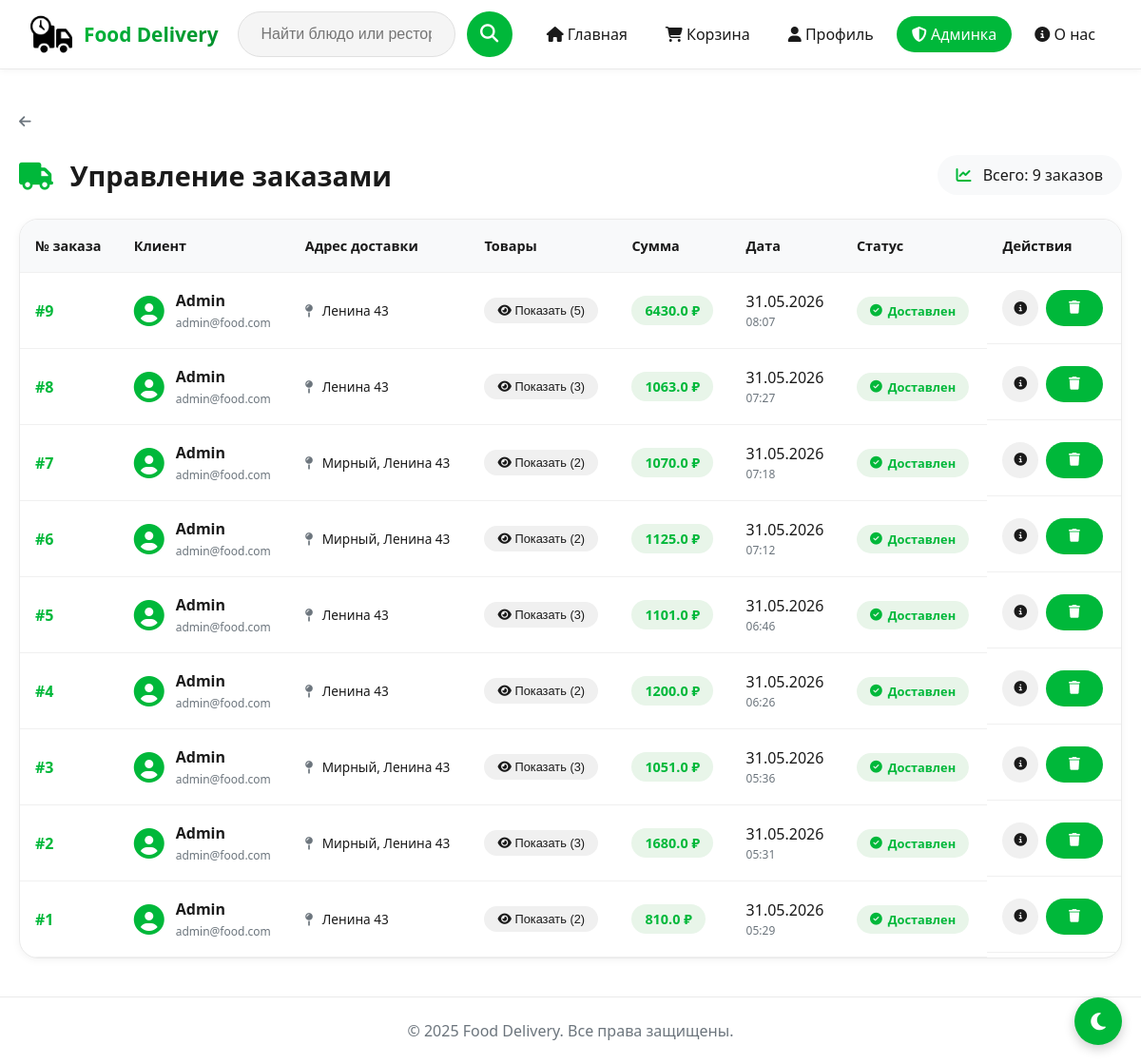
Page /admin/orders (signed in) on the committed database.
### models.py (models this page shows, shortened)
class Order(db.Model):
    __tablename__ = 'order'
    id = db.Column(db.Integer, primary_key=True)
    user_id = db.Column(db.Integer, db.ForeignKey('user.id', ondelete='CASCADE'), nullable=False, index=True)
    address = db.Column(db.String(255))
    total_price = db.Column(db.Float, default=0.0)
    created_at = db.Column(db.DateTime, default=datetime.utcnow, index=True)
    use_cashback = db.Column(db.Boolean, default=False)
    cashback_used = db.Column(db.Float, default=0.0)
    is_paid = db.Column(db.Boolean, default=False)
    payment_id = db.Column(db.String(50), default=None)
    paid_at = db.Column(db.DateTime, default=None)
    user = db.relationship('User', back_populates='orders')
    items = db.relationship('OrderItem', backref='order', lazy=True, cascade='all, delete-orphan')

class User(UserMixin, db.Model):
    __tablename__ = 'user'
    __table_args__ = {'extend_existing': True}
    id = db.Column(db.Integer, primary_key=True)
    username = db.Column(db.String(64), unique=True, nullable=False, index=True)
    email = db.Column(db.String(120), unique=True, nullable=False, index=True)
    password_hash = db.Column(db.String(128), nullable=False)
    phone = db.Column(db.String(30))
    address = db.Column(db.String(255))
    cashback_balance = db.Column(db.Float, default=0.0)
    is_admin = db.Column(db.Boolean, default=False)
    orders = db.relationship('Order', back_populates='user', cascade='all, delete-orphan')

### routes.py (the view)
@main_bp.route('/admin/orders')
@login_required
@admin_required
def admin_orders():
    orders = Order.query.order_by(Order.id.desc()).all()
    return render_template('admin/admin_orders.html', orders=orders)

### app.py (called while the page is built)
@login_manager.user_loader
def load_user(user_id):
    return User.query.get(int(user_id))

### routes.py (called while the page is built)
def admin_required(f):
    @wraps(f)
    def decorated_function(*args, **kwargs):
        if not current_user.is_authenticated or not current_user.is_admin:
            flash('Доступ запрещен. Требуются права администратора.', 'error')
            return redirect(url_for('main.index'))
        return f(*args, **kwargs)
    return decorated_function

### templates/admin/admin_orders.html (shortened to what this page needs)
{% extends "base.html" %}
{% block content %}
<div class="admin-section">
    <div class="back-link-wrapper">
        <a href="{{ url_for('main.admin_panel') }}" class="back-link">
            <i class="fas fa-arrow-left"></i>
        </a>
    </div>
    <div class="admin-header">
        <h1><i class="fas fa-truck"></i> Управление заказами</h1>
        <div class="stats-badge">
            <i class="fas fa-chart-line"></i> Всего: {{ orders|length }} заказов
        </div>
    </div>
    <div class="admin-table-wrapper">
        <table class="admin-table">
            <thead>
                <tr>
                    <th>№ заказа</th>
                    <th>Клиент</th>
                    <th>Адрес доставки</th>
                    <th>Товары</th>
                    <th>Сумма</th>
                    <th>Дата</th>
                    <th>Статус</th>
                    <th>Действия</th>
                </tr>
            </thead>
            <tbody>
                {% for order in orders %}
                <tr>
                    <td>
                        <div class="order-id">#{{ order.id }}</div>
                    </td>
                    <td>
                        <div class="customer-info">
                            <i class="fas fa-user-circle"></i>
                            <div class="customer-details">
                                <div class="customer-name">{{ order.user.username }}</div>
                                <div class="customer-email">{{ order.user.email }}</div>
                            </div>
                        </div>
                    </td>
                    <td class="address-cell">
                        <i class="fas fa-map-pin"></i> {{ order.address }}
                    </td>
                    <td>
                        <div class="order-items">
                            <button class="view-items-btn" onclick="showOrderItems({{ order.id }})">
                                <i class="fas fa-eye"></i> Показать ({{ order.items|length }})
                            </button>
                        </div>
                    </td>
                    <td>
                        <div class="price-badge">{{ order.total_price }} ₽</div>
                    </td>
                    <td>
                        <div class="date-info">
                            <div class="date-day">{{ order.created_at.strftime('%d.%m.%Y') }}</div>
                            <div class="date-time">{{ order.created_at.strftime('%H:%M') }}</div>
                        </div>
                    </td>
                    <td>
                        {% if order.is_active %}
                            <span class="badge-active"><i class="fas fa-truck"></i> В пути</span>
                        {% else %}
                            <span class="badge-completed"><i class="fas fa-check-circle"></i> Доставлен</span>
                        {% endif %}
                    </td>
                    <td class="table-actions">
                        <button class="btn-view" onclick="showOrderDetails({{ order.id }})" title="Детали заказа">
                            <i class="fas fa-info-circle"></i>
                        </button>
                        <form method="POST" action="{{ url_for('main.admin_delete_order', order_id=order.id) }}" style="display:inline;" onsubmit="return confirm('Удалить заказ #{{ order.id }}?')">
                            <button type="submit" class="btn-delete" title="Удалить">
                                <i class="fas fa-trash"></i>
                            </button>
                        </form>
                    </td>
                </tr>
                {% endfor %}
            </tbody>
        </table>
    </div>
</div>
{% endblock %}

### static/style.css (style rules this page uses)
* { margin: 0; padding: 0; box-sizing: border-box; }
body { font-family: -apple-system, BlinkMacSystemFont, 'Segoe UI', Roboto, 'Helvetica Neue', Arial, sans-serif; background-color: #ffffff; color: #1a1a1a; transition: background 0.3s ease, color 0.3s ease; animation: fadeIn 0.6s ease-out; }
header, footer, nav, .restaurant, .promo-card, .menu-item, .cart-item, .cart-total, .form-container, .profile-card, .admin-card, .card, .search-input, .search-autocomplete, .btn, .category-btn, input, textarea, select, button, .empty-cart, .team-card, .about-card { transition: background 0.3s ease, color 0.3s ease, border-color 0.3s ease, box-shadow 0.3s ease; }
.btn, button[type="submit"], .restaurant .btn { background: #00b83a; color: white; border-radius: 40px; padding: 12px 24px; font-weight: 600; border: none; cursor: pointer; text-decoration: none; display: inline-flex; align-items: center; gap: 8px; transition: all 0.2s ease; }

### templates/base.html (style rules this page uses)
body { animation: fadeInPage 0.5s ease-out; background: #ffffff; color: #1a1a1a; transition: background 0.3s ease, color 0.3s ease; }
header, footer, nav, .restaurant, .restaurant-card, .item-card, .promo-card, .profile-card, .cashback-card, .orders-card, .cart-item, .cart-total, .menu-item, .team-card, .about-card, .form-container, .edit-profile-form, .admin-card, .search-input, .search-autocomplete, .btn, .category-btn, .search-btn, input, textarea, select, button { transition: background 0.3s ease, color 0.3s ease, border-color 0.3s ease, box-shadow 0.3s ease !important; }

### templates/admin/admin_orders.html (style rules this page uses)
.admin-section { max-width: 1400px; margin: 40px auto; padding: 0 20px; }
.back-link-wrapper { margin-bottom: 20px; }
.back-link { display: inline-flex; align-items: center; gap: 8px; color: #6c757d; text-decoration: none; font-size: 0.9rem; padding: 8px 0; transition: color 0.2s; }
.admin-header { display: flex; justify-content: space-between; align-items: center; margin-bottom: 25px; flex-wrap: wrap; gap: 15px; }
.admin-header h1 { margin: 0; color: #1a1a1a; font-size: 1.8rem; }
.admin-header h1 i { color: #00b83a; margin-right: 10px; }
.stats-badge { background: #f8f9fa; padding: 10px 20px; border-radius: 40px; color: #1a1a1a; font-weight: 500; }
.stats-badge i { color: #00b83a; margin-right: 8px; }
.admin-table-wrapper { overflow-x: auto; background: white; border-radius: 20px; border: 1px solid #eaeaea; box-shadow: 0 2px 8px rgba(0,0,0,0.05); }
.admin-table { width: 100%; border-collapse: collapse; }
.admin-table th, .admin-table td { padding: 18px 16px; text-align: left; border-bottom: 1px solid #f0f0f0; vertical-align: middle; }
.admin-table th { background: #f8f9fa; font-weight: 600; color: #1a1a1a; font-size: 0.9rem; }
.order-id { font-weight: 700; font-size: 1rem; color: #00b83a; }
.customer-info { display: flex; align-items: center; gap: 12px; }
.customer-info i { font-size: 32px; color: #00b83a; }
.customer-details { display: flex; flex-direction: column; gap: 4px; }
.customer-name { font-weight: 600; color: #1a1a1a; }
.customer-email { font-size: 0.75rem; color: #6c757d; }
.address-cell { max-width: 250px; word-break: break-word; line-height: 1.4; font-size: 0.85rem; }
.address-cell i { color: #6c757d; margin-right: 6px; }
.order-items { position: relative; }
.view-items-btn { background: #f0f0f0; color: #1a1a1a; padding: 6px 14px; border-radius: 30px; border: none; cursor: pointer; font-size: 0.8rem; transition: all 0.2s; }
.price-badge { background: #e8f5e9; color: #00b83a; padding: 6px 14px; border-radius: 30px; font-weight: 600; font-size: 0.9rem; display: inline-block; white-space: nowrap; }
.date-info { display: flex; flex-direction: column; gap: 2px; }
.date-day { font-weight: 500; color: #1a1a1a; }
.date-time { font-size: 0.75rem; color: #6c757d; }
.badge-completed { background: #e8f5e9; color: #00b83a; padding: 6px 14px; border-radius: 30px; font-size: 0.8rem; font-weight: 600; display: inline-flex; align-items: center; gap: 6px; white-space: nowrap; }
.table-actions { display: flex; gap: 8px; }
.btn-view, .btn-delete { padding: 8px 12px; border-radius: 30px; border: none; cursor: pointer; transition: all 0.2s; font-size: 0.85rem; }
.btn-view { background: #f0f0f0; color: #1a1a1a; }
.btn-delete { background: #ffebee; color: #ff5a5f; }

### rows in the picture
Order: id "9", user.username "Admin", user.email "admin@food.com", address "Ленина 43", items|length "5", total_price "6430.0", created_at "31.05.2026", created_at "08:07"
Order: id "8", user.username "Admin", user.email "admin@food.com", address "Ленина 43", items|length "3", total_price "1063.0", created_at "31.05.2026", created_at "07:27"
Order: id "7", user.username "Admin", user.email "admin@food.com", address "Мирный, Ленина 43", items|length "2", total_price "1070.0", created_at "31.05.2026", created_at "07:18"
Order: id "6", user.username "Admin", user.email "admin@food.com", address "Мирный, Ленина 43", items|length "2", total_price "1125.0", created_at "31.05.2026", created_at "07:12"
Order: id "5", user.username "Admin", user.email "admin@food.com", address "Ленина 43", items|length "3", total_price "1101.0", created_at "31.05.2026", created_at "06:46"
Order: id "4", user.username "Admin", user.email "admin@food.com", address "Ленина 43", items|length "2", total_price "1200.0", created_at "31.05.2026", created_at "06:26"
Order: id "3", user.username "Admin", user.email "admin@food.com", address "Мирный, Ленина 43", items|length "3", total_price "1051.0", created_at "31.05.2026", created_at "05:36"
Order: id "2", user.username "Admin", user.email "admin@food.com", address "Мирный, Ленина 43", items|length "3", total_price "1680.0", created_at "31.05.2026", created_at "05:31"
Order: id "1", user.username "Admin", user.email "admin@food.com", address "Ленина 43", items|length "2", total_price "810.0", created_at "31.05.2026", created_at "05:29"

### other values in the picture
{{ orders|length }} "9"
